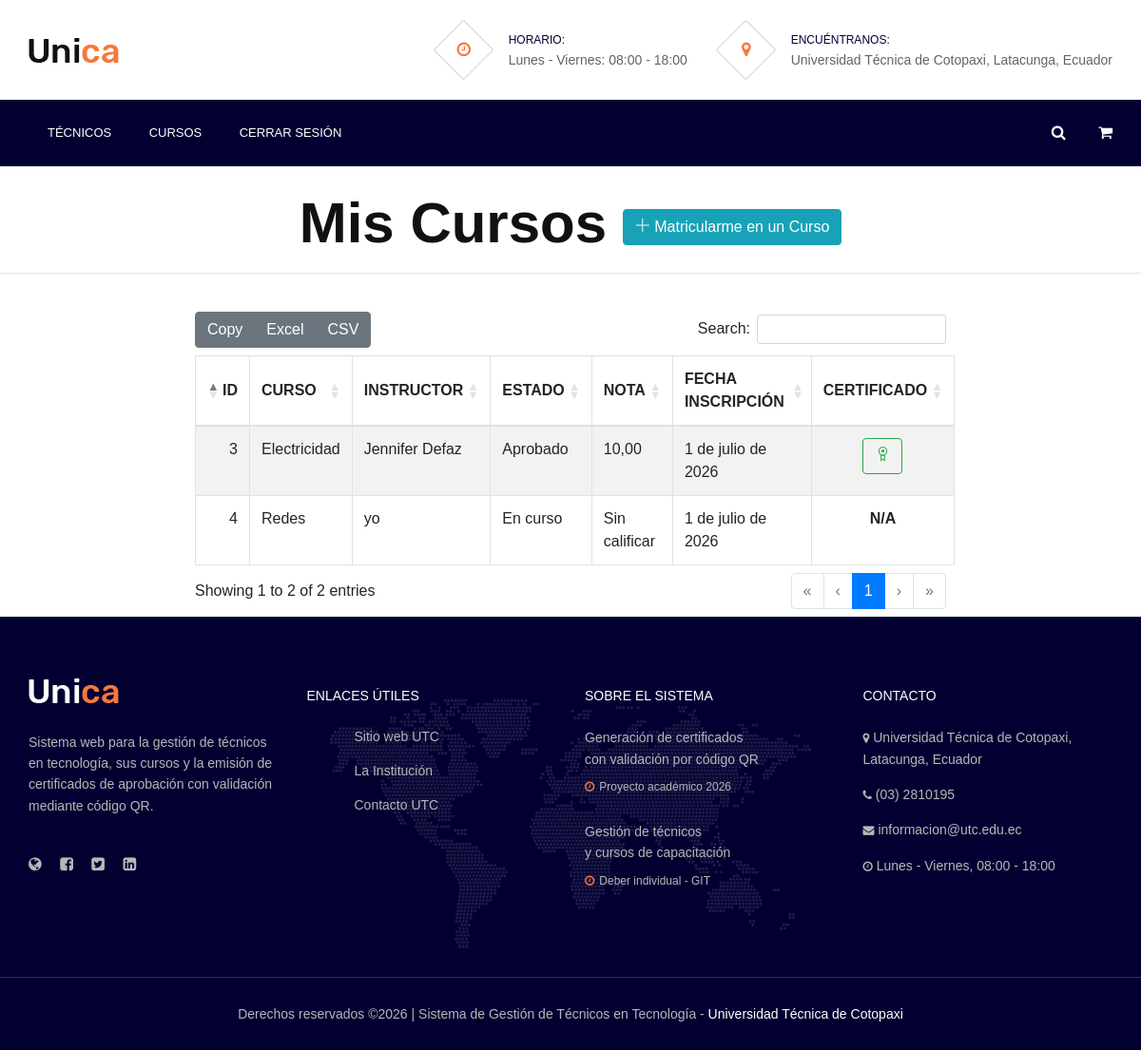
The page /listadoInscripciones/ (signed in) on the database as committed earlier.
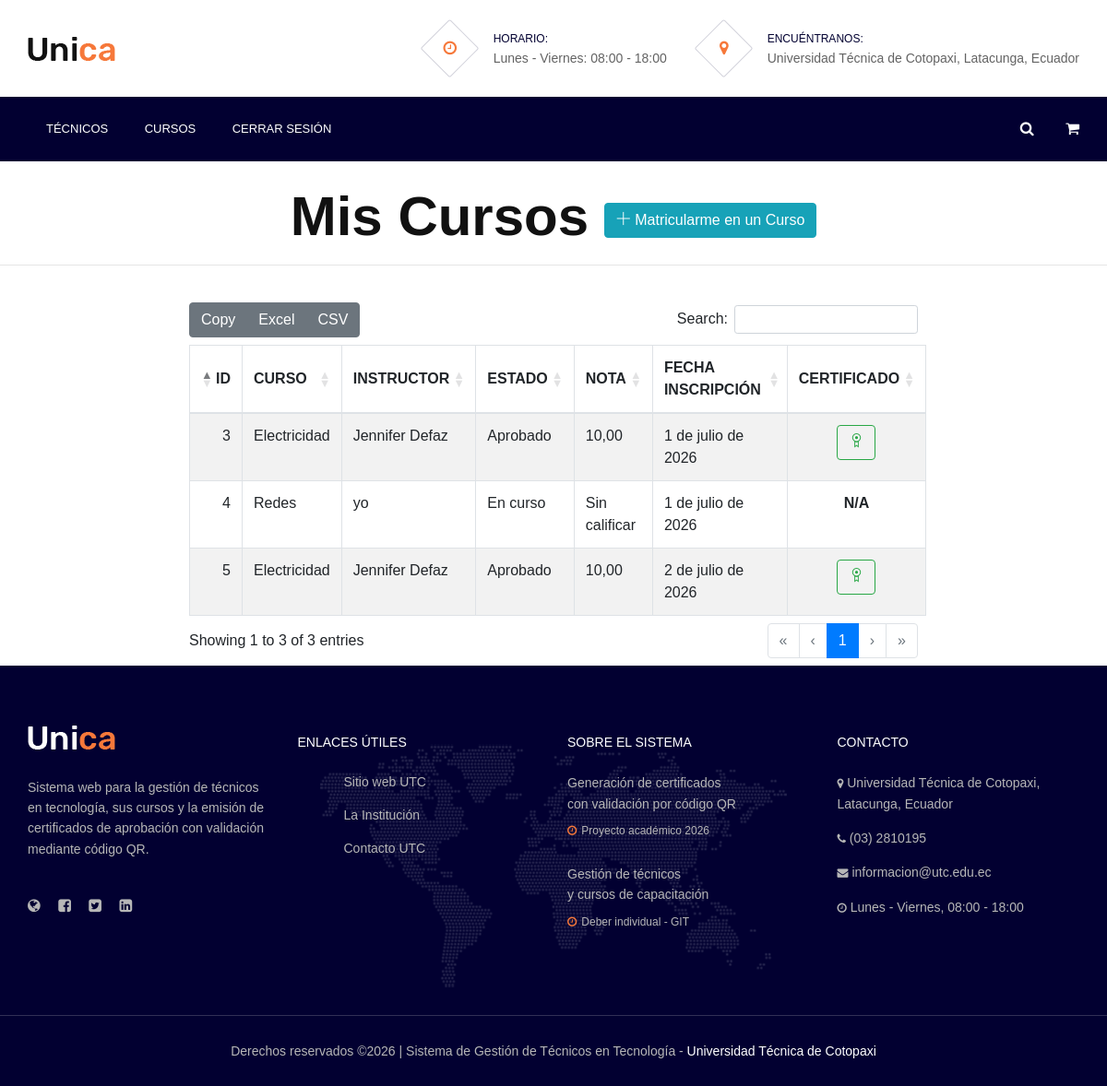
The same page on the database as committed later.
### tecnologia/models.py (models this page shows)
class Inscripcion(models.Model):
    APROBADO = 'APROBADO'
    REPROBADO = 'REPROBADO'
    EN_CURSO = 'EN_CURSO'
    ESTADOS = [
        (EN_CURSO, 'En curso'),
        (APROBADO, 'Aprobado'),
        (REPROBADO, 'Reprobado'),
    ]
    id = models.AutoField(primary_key=True)
    tecnico = models.ForeignKey('Tecnico', on_delete=models.CASCADE)
    curso = models.ForeignKey('Curso', on_delete=models.CASCADE)
    nota_final = models.DecimalField(max_digits=4, decimal_places=2, null=True, blank=True)
    estado = models.CharField(max_length=10, choices=ESTADOS, default=EN_CURSO)
    fecha_inscripcion = models.DateField(auto_now_add=True)

class Curso(models.Model):
    id = models.AutoField(primary_key=True)
    nombre = models.CharField(max_length=100)
    descripcion = models.TextField(blank=True)
    instructor = models.CharField(max_length=100)
    horas_duracion = models.PositiveIntegerField()
    fecha_inicio = models.DateField()
    fecha_fin = models.DateField()

### tecnologia/views.py (the view, shortened to what this page needs)
# urls.py: path('listadoInscripciones/', views.listadoInscripciones),
@login_required(login_url='/login/')
def listadoInscripciones(request):
    if request.user.perfil.rol == 'ADMIN':
        inscripciones = Inscripcion.objects.all()
    return render(request, 'listadoInscripciones.html', {'misInscripciones': inscripciones})

### tecnologia/templates/listadoInscripciones.html (shortened to what this page needs)
{% extends "./plantillaPrin.html" %}
{% block contenido %}
<center>
    <br>
    <h1>
        <b>Mis Cursos</b>
        <a href="/registrarMatricula/" class="btn btn-info">
            <i class="ti-plus"></i>
            Matricularme en un Curso
        </a>
    </h1>
    <hr>
</center>
<br>
<div class="row">
    <div class="col-md-2"></div>
    <div class="col-md-8">
        <table id="tbl_mis_inscripciones" class="table table-striped table-bordered">
            <thead>
                <tr>
                    <th>ID</th>
                    <th>CURSO</th>
                    <th>INSTRUCTOR</th>
                    <th>ESTADO</th>
                    <th>NOTA</th>
                    <th>FECHA INSCRIPCIÓN</th>
                    <th>CERTIFICADO</th>
                </tr>
            </thead>
            <tbody>
                {% for inscripcionTemporal in misInscripciones %}
                <tr>
                    <td>{{ inscripcionTemporal.id }}</td>
                    <td>{{ inscripcionTemporal.curso.nombre }}</td>
                    <td>{{ inscripcionTemporal.curso.instructor }}</td>
                    <td>{{ inscripcionTemporal.get_estado_display }}</td>
                    <td>{{ inscripcionTemporal.nota_final|default:"Sin calificar" }}</td>
                    <td>{{ inscripcionTemporal.fecha_inscripcion }}</td>
                    <td class="text-center">
                        {% if inscripcionTemporal.estado == "APROBADO" %}
                        <a href="/certificado/{{ inscripcionTemporal.id }}/"
                           onclick="window.open(this.href,'Certificado','width=900,height=700,resizable=yes,scrollbars=yes'); return false;"
                           class="btn btn-outline-success"
                           title="Ver Certificado">
                            <i class="ti-medall-alt"></i>
                        </a>
                        {% else %}
                        <b>N/A</b>
                        {% endif %}
                    </td>
                </tr>
                {% endfor %}
            </tbody>
        </table>
    </div>
</div>
{% endblock %}

Rows that differ between the two databases and show on the page:
added Inscripcion: id "5", curso.nombre "Electricidad", curso.instructor "Jennifer Defaz", estado "Aprobado", nota_final "10,00", fecha_inscripcion "2 de julio de 2026"
Other text that changed with them:
text written by a page script: "Copy Excel CSV Search: Showing 1 to 2 of 2 entries « ‹ 1 › »" → "Copy Excel CSV Search: Showing 1 to 3 of 3 entries « ‹ 1 › »"
